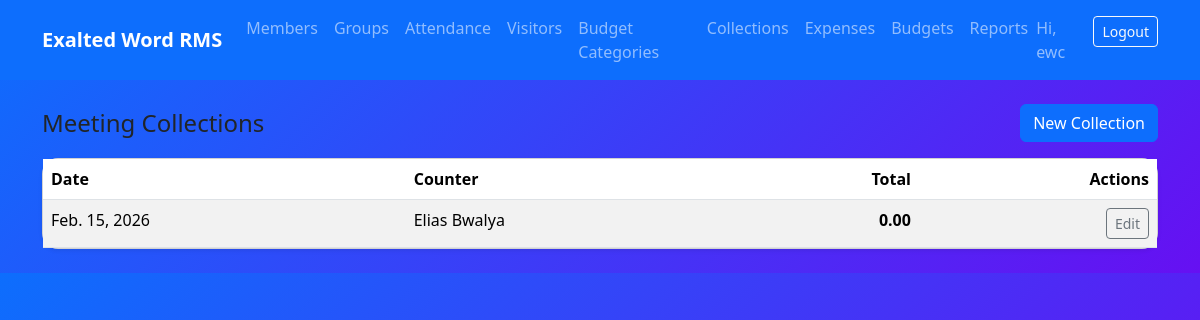
/finance/collections/ (signed in), run on the app's committed database.
### finance/models.py (models this page shows, shortened)
class MeetingCollection(TimeStampedModel):
    date = models.DateField(db_index=True)
    name_of_counter = models.CharField(max_length=150)
    notes = models.TextField(blank=True)
    class Meta:
        ordering = ["-date", "-id"]
    @property
    def total(self):
        return self.entries.aggregate(total=models.Sum("amount"))["total"] or Decimal("0.00")

### finance/views_collections.py (the view)
# urls.py: path("collections/", CollectionListView.as_view(), name="collections_list"),
class CollectionListView(LoginRequiredMixin, ListView):
    model = MeetingCollection
    template_name = "finance/collections/list.html"
    paginate_by = 25
    def get_queryset(self):
        return (
            MeetingCollection.objects
            .prefetch_related("entries__category")
            .order_by("-date", "-id")
        )

### templates/finance/collections/list.html
{% extends "base.html" %}
{% block content %}
<div class="d-flex justify-content-between align-items-center mb-3">
  <h4 class="mb-0">Meeting Collections</h4>
  <a class="btn btn-primary" href="{% url 'finance:collections_create' %}">New Collection</a>
</div>
<div class="card shadow-sm">
  <div class="table-responsive">
    <table class="table table-striped mb-0">
      <thead>
        <tr>
          <th>Date</th>
          <th>Counter</th>
          <th class="text-end">Total</th>
          <th class="text-end">Actions</th>
        </tr>
      </thead>
      <tbody>
        {% for c in object_list %}
        <tr>
          <td>{{ c.date }}</td>
          <td>{{ c.name_of_counter }}</td>
          <td class="text-end fw-semibold">{{ c.total }}</td>
          <td class="text-end">
            <a class="btn btn-sm btn-outline-secondary" href="{% url 'finance:collections_update' c.pk %}">Edit</a>
          </td>
        </tr>
        {% empty %}
        <tr><td colspan="4" class="text-center py-4">No collections found.</td></tr>
        {% endfor %}
      </tbody>
    </table>
  </div>
</div>
{% endblock %}

### templates/includes/nav.html (shortened to what this page needs)
<nav class="navbar navbar-expand-lg navbar-dark bg-primary">
  <div class="container">
    <a class="navbar-brand" href="{% url 'dashboard' %}">Exalted Word RMS</a>
    <div class="collapse navbar-collapse" id="nav">
      <ul class="navbar-nav me-auto">
        <li class="nav-item"><a class="nav-link" href="{% url 'members:list' %}">Members</a></li>
        <li class="nav-item"><a class="nav-link" href="{% url 'groups:list' %}">Groups</a></li>
        <li class="nav-item"><a class="nav-link" href="{% url 'services:attendance_list' %}">Attendance</a></li>
        <li class="nav-item"><a class="nav-link" href="{% url 'visitors:list' %}">Visitors</a></li>
        <li class="nav-item"><a class="nav-link" href="{% url 'finance:categories_list' %}">Budget Categories</a></li>
        <li class="nav-item"><a class="nav-link" href="{% url 'finance:collections_list' %}">Collections</a></li>
        <li class="nav-item"><a class="nav-link" href="{% url 'finance:expenses_list' %}">Expenses</a></li>
        <li class="nav-item"><a class="nav-link" href="{% url 'finance:plans_list' %}">Budgets</a></li>
        <li class="nav-item"><a class="nav-link" href="{% url 'finance:reports_home' %}">Reports</a></li>
      </ul>
      <ul class="navbar-nav">
        {% if user.is_authenticated %}
          <li class="nav-item"><span class="navbar-text me-2">Hi, {{ user.username }}</span></li>
          <li class="nav-item">
            <form method="post" action="{% url 'logout' %}">
              <button class="btn btn-sm btn-outline-light">Logout</button>
            </form>
          </li>
        {% else %}
          <li class="nav-item"><a class="btn btn-sm btn-outline-light" href="{% url 'login' %}">Login</a></li>
        {% endif %}
      </ul>
    </div>
  </div>
</nav>

### templates/base.html (style rules this page uses)
body { background-color: #f8f9fa; }
.card { border-radius: 1rem; }
.navbar-brand { font-weight: 700; }

### data on the page
MeetingCollection: date "Feb. 15, 2026", name_of_counter "Elias Bwalya", total "0.00"

### other printed values
{{ user.username }} "ewc"
